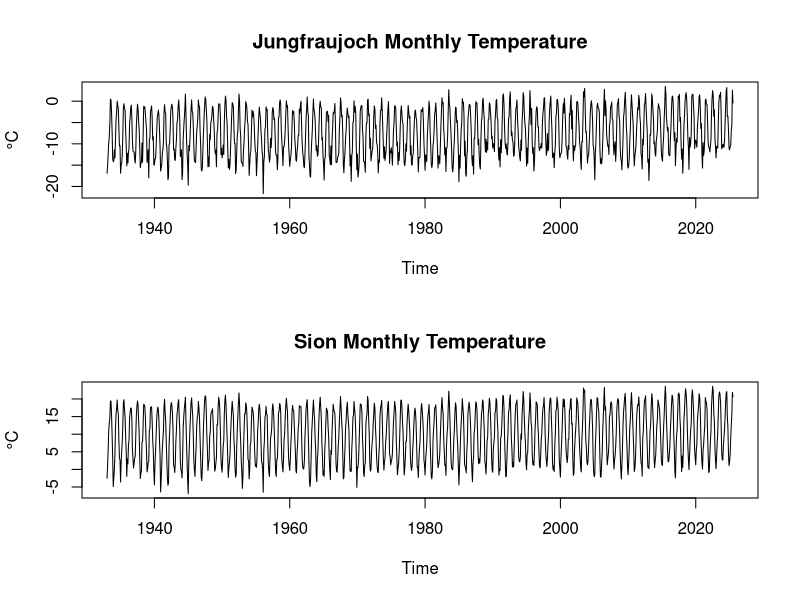
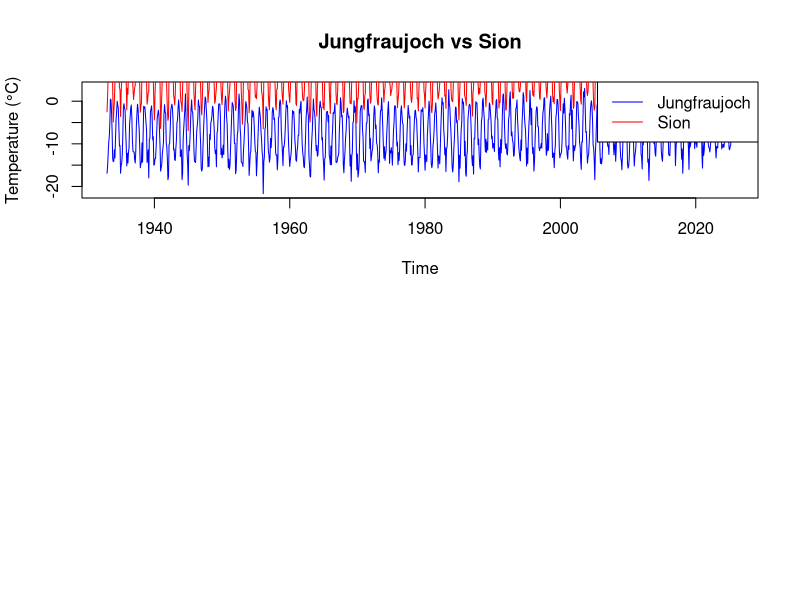
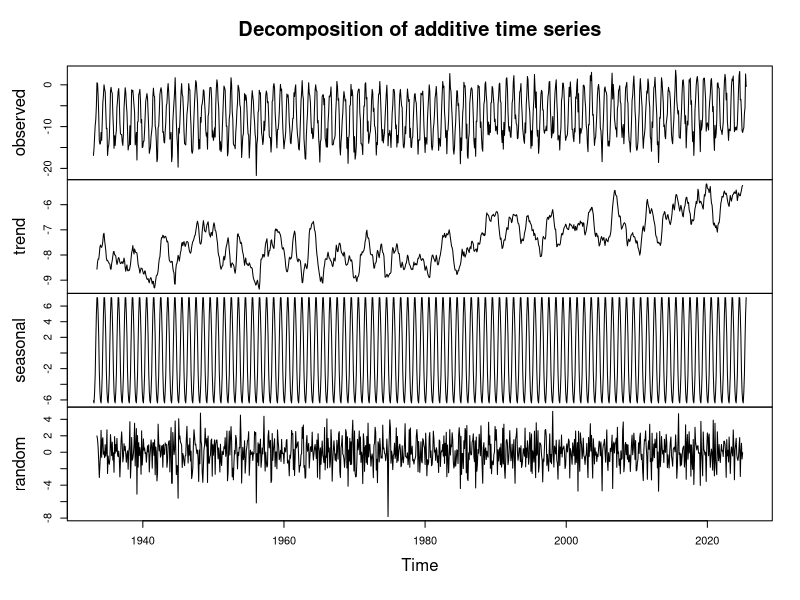
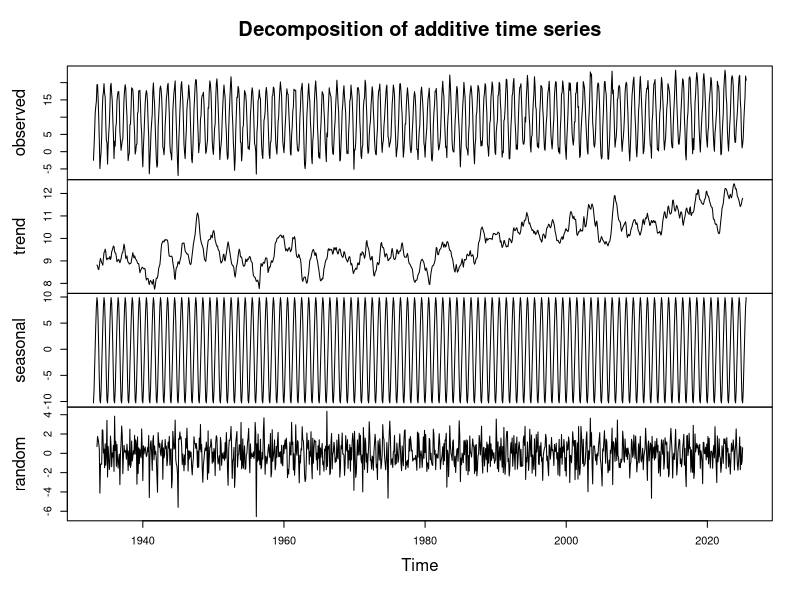
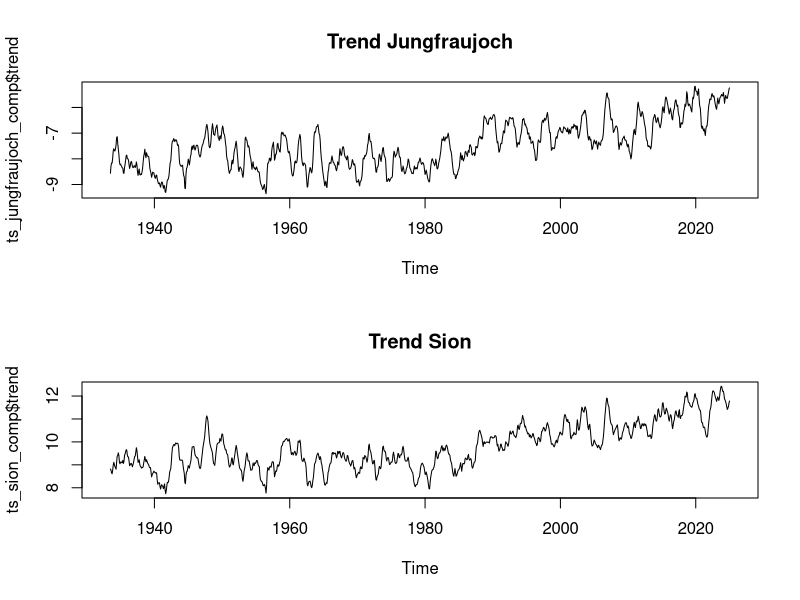
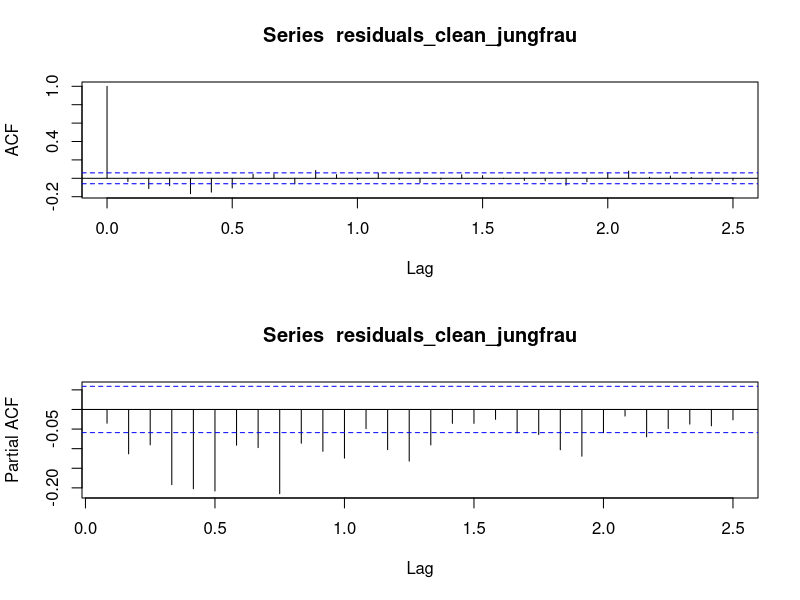
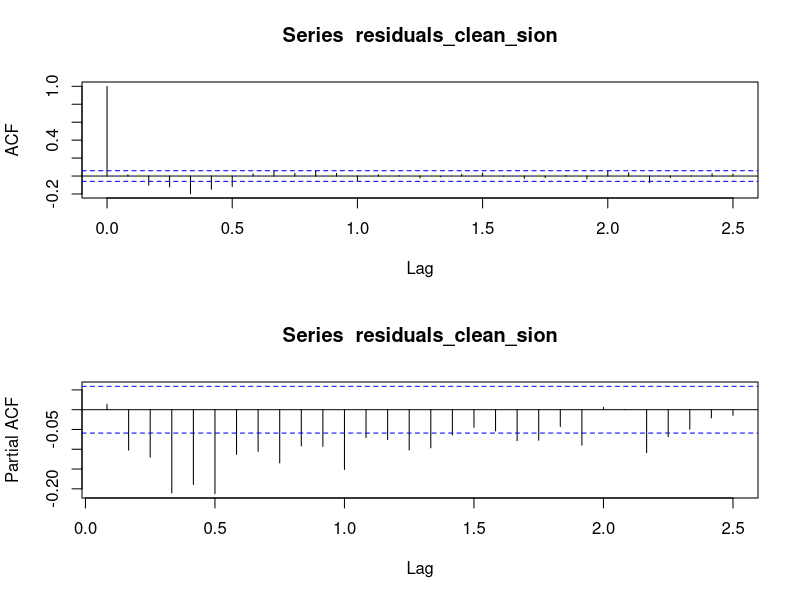

Write R code to recreate these figures, in order.
# libraries
library(readr)
library(dplyr)
library(lubridate)
library(tseries)

# read weather datasets
df_jungfraujoch <- read.delim("data/raw/weather_monthly_jungfraujoch.csv", header=TRUE, sep = ";")
head(df_jungfraujoch)
str(df_jungfraujoch)
df_sion <- read.delim("data/raw/weather_monthly_sion.csv", header=TRUE, sep = ';')
head(df_sion)
str(df_sion)

# convert timestamp to datetime
df_jungfraujoch <- df_jungfraujoch %>%
  mutate(reference_timestamp = dmy_hm(reference_timestamp))
str(df_jungfraujoch)
df_sion <- df_sion %>% 
  mutate(reference_timestamp = dmy_hm(reference_timestamp))
str(df_sion)

# only keep columns needed for analysis
df_jungfraujoch_reduced <- df_jungfraujoch %>% 
  select(station_abbr, reference_timestamp, ths200m0)
df_sion_reduced <- df_sion %>% 
  select(station_abbr, reference_timestamp, ths200m0)

# rename columns
colnames(df_jungfraujoch_reduced) <- c('station_abbr', 'reference_timestamp', 'temp_mean_C')
colnames(df_sion_reduced) <- c('station_abbr', 'reference_timestamp', 'temp_mean_C')

# check for NAs
colSums(is.na(df_jungfraujoch_reduced)) # no NAs
colSums(is.na(df_sion_reduced)) # no NAs

# create time series object
# temp_mean monthly series
ts_jungfraujoch <- ts(df_jungfraujoch_reduced$temp_mean_C,
                      start = c(1933, 1),
                      end = c(1933 + (nrow(df_jungfraujoch_reduced)-1) %/% 12,
                              (nrow(df_jungfraujoch_reduced)-1) %% 12 + 1),
                      frequency = 12)
str(ts_jungfraujoch)

ts_sion_full <- ts(df_sion_reduced$temp_mean_C,
              start = c(1864, 1),
              end = c(1864 + (nrow(df_sion_reduced)-1) %/% 12,
                      (nrow(df_sion_reduced)-1) %% 12 + 1),
              frequency = 12)
str(ts_sion_full)

# subset of sion data to overlap with jungfrau data
ts_sion <- window(ts_sion_full, start = c(1933, 1), end = end(ts_jungfraujoch))
start(ts_sion)
end(ts_sion)
length(ts_sion)

# summary statistics
summary(ts_jungfraujoch)
summary(ts_sion)

# plots
par(mfrow=c(2,1))
plot(ts_jungfraujoch, main="Jungfraujoch Monthly Temperature", ylab="°C")
plot(ts_sion, main="Sion Monthly Temperature", ylab="°C")

# overlay plot
plot(ts_jungfraujoch, col="blue", ylab="Temperature (°C)", main="Jungfraujoch vs Sion")
lines(ts_sion, col="red")
legend("topright", legend=c("Jungfraujoch","Sion"), col=c("blue","red"), lty=1)

# decomposition
ts_jungfraujoch_comp = decompose(ts_jungfraujoch)
plot(ts_jungfraujoch_comp)
ts_sion_comp = decompose(ts_sion)
plot(ts_sion_comp)

# check stationarity
adf.test(ts_jungfraujoch, alternative = "stationary")
adf.test(ts_sion, alternative = "stationary")

# plot trend
plot(ts_jungfraujoch_comp$trend, main="Trend Jungfraujoch")
plot(ts_sion_comp$trend, main="Trend Sion")

# acf and pacf of residuals
residuals_jungfrau <- ts_jungfraujoch_comp$random
residuals_clean_jungfrau <- na.omit(residuals_jungfrau)
acf(residuals_clean_jungfrau)
pacf(residuals_clean_jungfrau)

residuals_sion <- ts_sion_comp$random
residuals_clean_sion <- na.omit(residuals_sion)
acf(residuals_clean_sion)
pacf(residuals_clean_sion)

# pacf indicates seasonality
